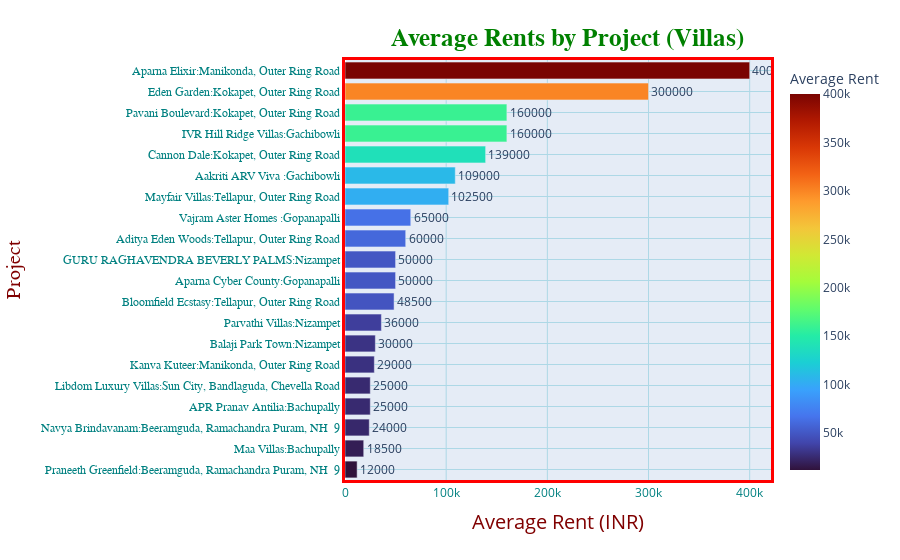

The cell this chart's notebook holds for it:
### Code cell
project_df = df1
project_df['pro_loc'] = project_df['project'] + ':' + project_df['locality']
project_grp = project_df.groupby('pro_loc')
project_df['project_count'] = project_grp['project'].transform('count')
project_df = project_df.loc[project_df['project_count']>=1]
project_grp = project_df.groupby('pro_loc')
project_rents = project_grp['price'].mean()
project_rents = dict(project_rents)
list1 = project_rents.keys()
list2 = project_rents.values()
projectrents_df = pd.DataFrame(list(zip(list1,list2)), columns=['project','mean_rent'])
projectrents_df['mean_rent'] = projectrents_df['mean_rent'].astype(int)

fig = px.bar(projectrents_df[0:20],y='project', x='mean_rent', text='mean_rent',orientation='h',
            labels={'mean_rent':'Average Rent'}, color='mean_rent', color_continuous_scale = 'Turbo') 

fig.update_traces(textposition='outside')
fig.update_layout(title_text="<b>Average Rents by Project (Villas)</b>",
                 title_font_size=25,
                 title_font_color='green',
                 title_font_family='Titillium Web',
                 title_x=0.63,
                 title_y=0.95,
                 title_xanchor='center',
                 title_yanchor='top',
                 yaxis={'categoryorder':'total ascending'}
                 )

fig.update_xaxes(
        color='teal',
        title_text='Average Rent (INR)',
        title_font_family='Open Sans',
        title_font_size=20,
        title_font_color='maroon',
        title_standoff = 15,
        gridcolor='lightblue',
        tickmode='auto',
        linecolor='red',
        linewidth=3,
        mirror=True)

fig.update_yaxes(
        color='Teal',
        title_text='Project',
        title_font_family='Droid Sans',
        title_font_size=20,
        title_font_color='maroon',
        title_standoff = 15,
        tickfont_family='Arial',
        nticks = 20,
        gridcolor='lightblue',
        linecolor='red',
        linewidth=3,
        mirror = True)

### Figure 1 — Plotly figure (JSON) as saved in the notebook; plotly's stock layout.template omitted (floating-point values rounded to 4 significant figures)
{"data": [{"alignmentgroup": "True", "hovertemplate": "Average Rent=%{marker.color}<br>project=%{y}<extra></extra>", "legendgroup": "", "marker": {"color": [65000, 25000, 109000, 60000, 50000, 400000, 30000, 48500, 139000, 300000, 50000, 160000, 29000, 25000, 18500, 102500, 24000, 36000, 160000, 12000], "coloraxis": "coloraxis", "pattern": {"shape": ""}}, "name": "", "offsetgroup": "", "orientation": "h", "showlegend": false, "text": ["65000", "25000", "109000", "60000", "50000", "400000", "30000", "48500", "139000", "300000", "50000", "160000", "29000", "25000", "18500", "102500", "24000", "36000", "160000", "12000"], "textposition": "outside", "type": "bar", "x": [65000, 25000, 109000, 60000, 50000, 400000, 30000, 48500, 139000, 300000, 50000, 160000, 29000, 25000, 18500, 102500, 24000, 36000, 160000, 12000], "xaxis": "x", "y": [" Vajram Aster Homes :Gopanapalli", "APR Pranav Antilia:Bachupally", "Aakriti ARV Viva :Gachibowli", "Aditya Eden Woods:Tellapur, Outer Ring Road", "Aparna Cyber County:Gopanapalli", "Aparna Elixir:Manikonda, Outer Ring Road", "Balaji Park Town:Nizampet", "Bloomfield Ecstasy:Tellapur, Outer Ring Road", "Cannon Dale:Kokapet, Outer Ring Road", "Eden Garden:Kokapet, Outer Ring Road", "GURU RAGHAVENDRA BEVERLY PALMS:Nizampet", "IVR Hill Ridge Villas:Gachibowli", "Kanva Kuteer:Manikonda, Outer Ring Road", "Libdom Luxury Villas:Sun City, Bandlaguda, Chevella Road", "Maa Villas:Bachupally", "Mayfair Villas:Tellapur, Outer Ring Road", "Navya Brindavanam:Beeramguda, Ramachandra Puram, NH  9", "Parvathi Villas:Nizampet", "Pavani Boulevard:Kokapet, Outer Ring Road", "Praneeth Greenfield:Beeramguda, Ramachandra Puram, NH  9"], "yaxis": "y"}], "layout": {"barmode": "relative", "coloraxis": {"colorbar": {"title": {"text": "Average Rent"}}, "colorscale": [[0, "#30123b"], [0.07143, "#4145ab"], [0.1429, "#4675ed"], [0.2143, "#39a2fc"], [0.2857, "#1bcfd4"], [0.3571, "#24eca6"], [0.4286, "#61fc6c"], [0.5, "#a4fc3b"], [0.5714, "#d1e834"], [0.6429, "#f3c63a"], [0.7143, "#fe9b2d"], [0.7857, "#f36315"], [0.8571, "#d93806"], [0.9286, "#b11901"], [1, "#7a0402"]]}, "legend": {"tracegroupgap": 0}, "margin": {"t": 60}, "title": {"font": {"color": "green", "family": "Titillium Web", "size": 25}, "text": "<b>Average Rents by Project (Villas)</b>", "x": 0.63, "xanchor": "center", "y": 0.95, "yanchor": "top"}, "xaxis": {"anchor": "y", "color": "teal", "domain": [0, 1], "gridcolor": "lightblue", "linecolor": "red", "linewidth": 3, "mirror": true, "tickmode": "auto", "title": {"font": {"color": "maroon", "family": "Open Sans", "size": 20}, "standoff": 15, "text": "Average Rent (INR)"}}, "yaxis": {"anchor": "x", "categoryorder": "total ascending", "color": "Teal", "domain": [0, 1], "gridcolor": "lightblue", "linecolor": "red", "linewidth": 3, "mirror": true, "nticks": 20, "tickfont": {"family": "Arial"}, "title": {"font": {"color": "maroon", "family": "Droid Sans", "size": 20}, "standoff": 15, "text": "Project"}}}}
